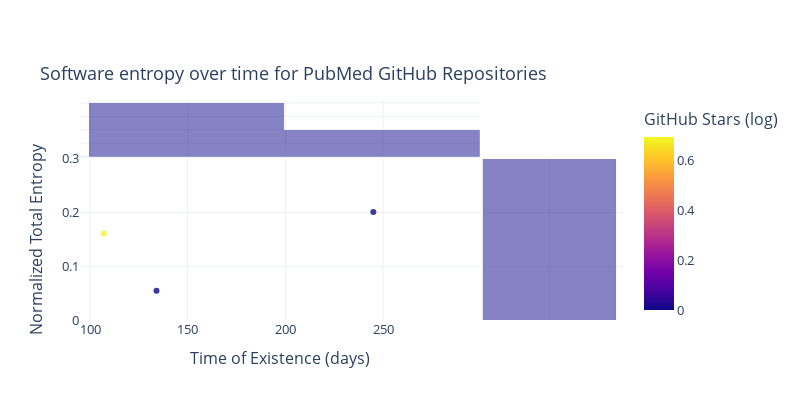

Notebook code cell kept with this figure:
### Code cell
df["GitHub Stars (log)"] = np.log(
    df["GitHub Stars"].apply(
        # move 0's to None to avoid divide by 0
        lambda x: x if x > 0 else None
    )
)

fig = px.scatter(
    df.dropna().sort_values(by="GitHub Stars"),
    x="Time of Existence (days)",
    y="Normalized Total Entropy",
    hover_data=["Repository URL"],
    width=800,
    height=400,
    title="Software entropy over time for PubMed GitHub Repositories",
    marginal_x="histogram",
    marginal_y="histogram",
    opacity=0.8,
    color="GitHub Stars (log)",
)

fig.update_layout(
    font=dict(size=13), title={"yref": "container", "y": 0.8, "yanchor": "bottom"}
)
fig.write_image("software-information-entropy.png")
fig.show()

### Figure 1 — Plotly figure (JSON) as saved in the notebook; plotly's stock layout.template omitted (floating-point values rounded to 4 significant figures)
{"data": [{"customdata": [["https://github.com/jtchavisIII/CU-MSDSp"], ["https://github.com/ollisa/BELMM"], ["https://github.com/SunXQlab/EnDecon"]], "hovertemplate": "Time of Existence (days)=%{x}<br>Normalized Total Entropy=%{y}<br>Repository URL=%{customdata[0]}<br>GitHub Stars (log)=%{marker.color}<extra></extra>", "legendgroup": "", "marker": {"color": [0, 0, 0.6931], "coloraxis": "coloraxis", "opacity": 0.8, "symbol": "circle"}, "mode": "markers", "name": "", "orientation": "v", "showlegend": false, "type": "scatter", "x": [245, 134, 107], "xaxis": "x", "y": [0.2012, 0.05426, 0.161], "yaxis": "y"}, {"alignmentgroup": "True", "bingroup": "x", "hovertemplate": "Time of Existence (days)=%{x}<br>count=%{y}<extra></extra>", "legendgroup": "", "marker": {"color": "#0d0887"}, "name": "", "offsetgroup": "", "opacity": 0.5, "showlegend": false, "type": "histogram", "x": [245, 134, 107], "xaxis": "x3", "yaxis": "y3"}, {"alignmentgroup": "True", "bingroup": "y", "hovertemplate": "Normalized Total Entropy=%{y}<br>count=%{x}<extra></extra>", "legendgroup": "", "marker": {"color": "#0d0887"}, "name": "", "offsetgroup": "", "opacity": 0.5, "showlegend": false, "type": "histogram", "xaxis": "x2", "y": [0.2012, 0.05426, 0.161], "yaxis": "y2"}], "layout": {"barmode": "overlay", "coloraxis": {"colorbar": {"title": {"text": "GitHub Stars (log)"}}, "colorscale": [[0, "#0d0887"], [0.1111, "#46039f"], [0.2222, "#7201a8"], [0.3333, "#9c179e"], [0.4444, "#bd3786"], [0.5556, "#d8576b"], [0.6667, "#ed7953"], [0.7778, "#fb9f3a"], [0.8889, "#fdca26"], [1, "#f0f921"]]}, "font": {"size": 13}, "height": 400, "legend": {"tracegroupgap": 0}, "title": {"text": "Software entropy over time for PubMed GitHub Repositories", "y": 0.8, "yanchor": "bottom", "yref": "container"}, "width": 800, "xaxis": {"anchor": "y", "autorange": true, "domain": [0, 0.7363], "range": [94.8, 299.5], "title": {"text": "Time of Existence (days)"}, "type": "linear"}, "xaxis2": {"anchor": "y2", "autorange": true, "domain": [0.7413, 1], "matches": "x2", "range": [0, 1.053], "showgrid": true, "showline": false, "showticklabels": false, "ticks": ""}, "xaxis3": {"anchor": "y3", "autorange": true, "domain": [0, 0.7363], "matches": "x", "range": [94.8, 299.5], "showgrid": true, "showticklabels": false, "type": "linear"}, "xaxis4": {"anchor": "y4", "domain": [0.7413, 1], "matches": "x2", "showgrid": true, "showline": false, "showticklabels": false, "ticks": ""}, "yaxis": {"anchor": "x", "autorange": true, "domain": [0, 0.7326], "range": [1.388e-17, 0.3], "title": {"text": "Normalized Total Entropy"}, "type": "linear"}, "yaxis2": {"anchor": "x2", "autorange": true, "domain": [0, 0.7326], "matches": "y", "range": [1.388e-17, 0.3], "showgrid": true, "showticklabels": false, "type": "linear"}, "yaxis3": {"anchor": "x3", "autorange": true, "domain": [0.7426, 1], "matches": "y3", "range": [0, 2.105], "showgrid": true, "showline": false, "showticklabels": false, "ticks": ""}, "yaxis4": {"anchor": "x4", "domain": [0.7426, 1], "matches": "y3", "showgrid": true, "showline": false, "showticklabels": false, "ticks": ""}}}
